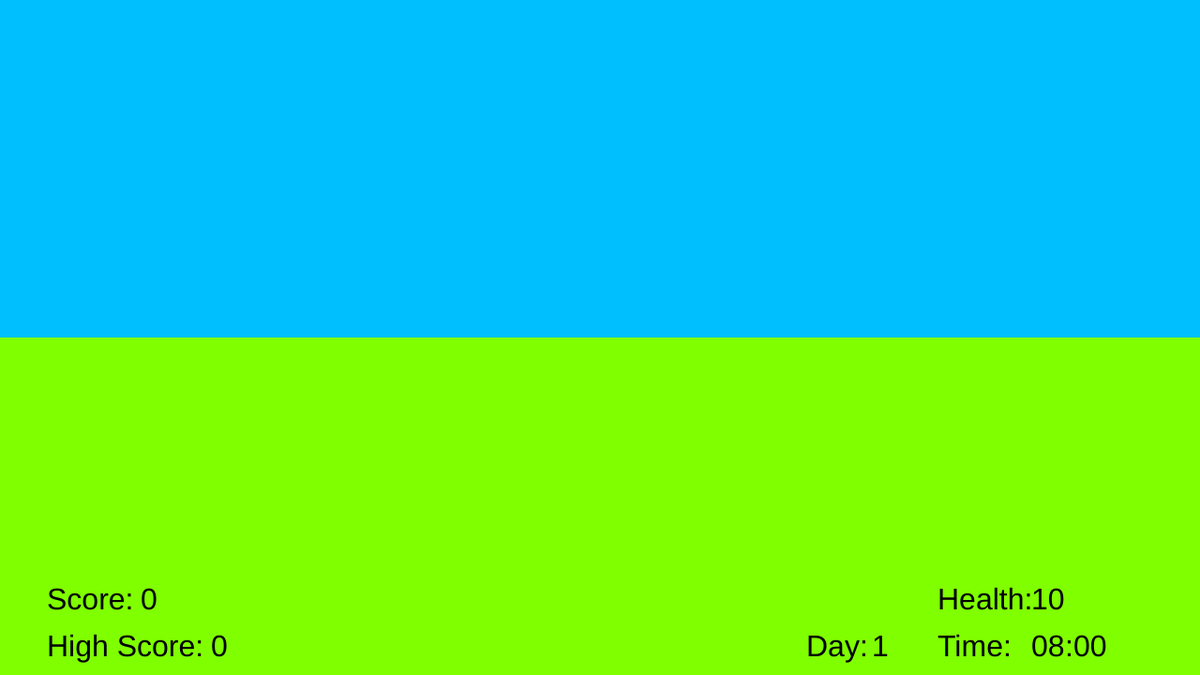
Frame 1 (no input)
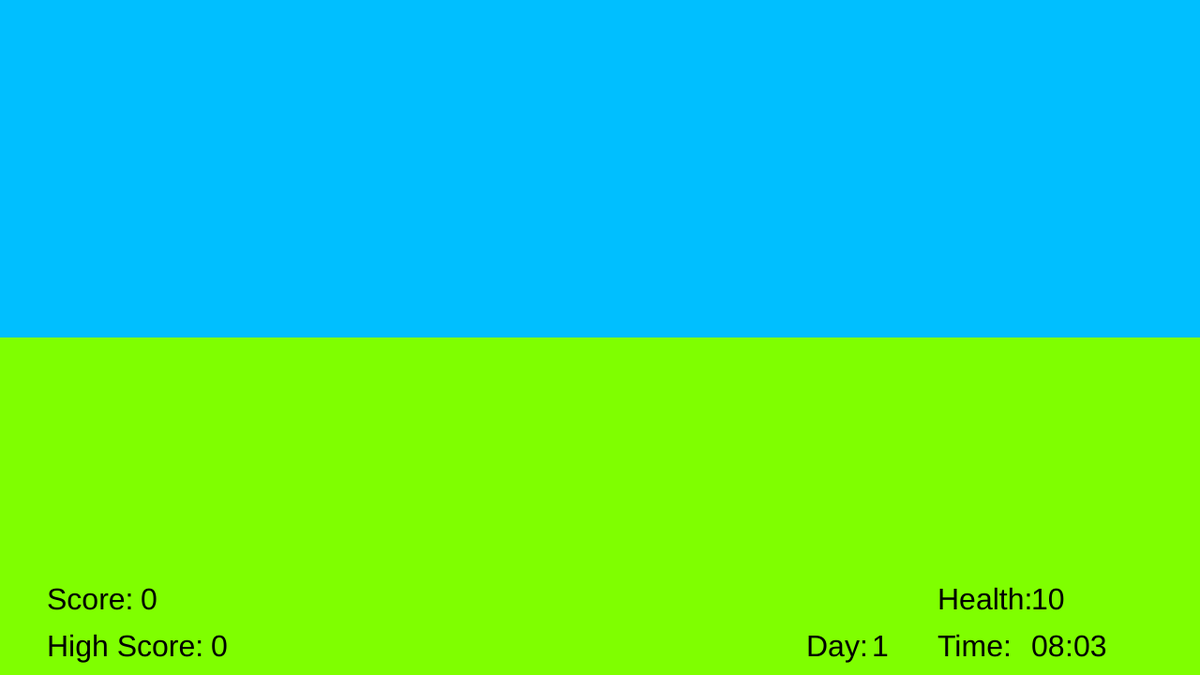
Frame 60 (no input)
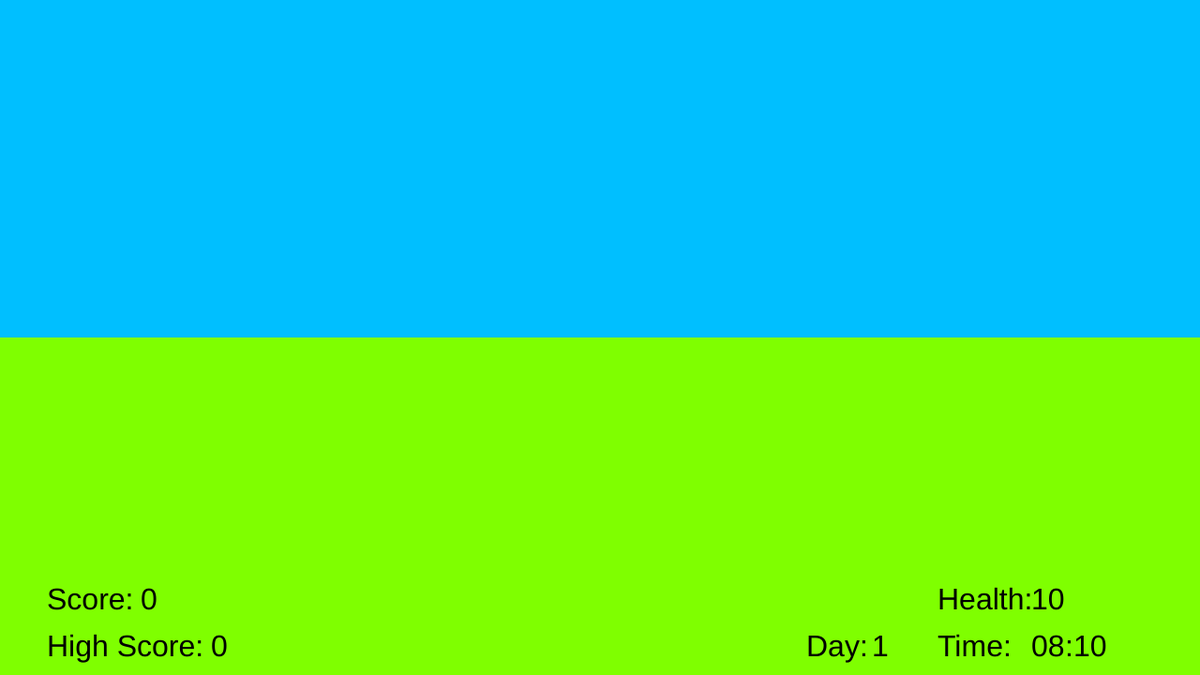
Frame 120 (the mouse pressed at the canvas centre since frame 60)

The p5.js sketch that drew these frames (run headless with seeded random() and noise() and a simulated clock; from frame 60 on, the mouse is pressed at the canvas centre):

// p5.js sketch
// ── sketch.js
function setup() 
{
	createCanvas(1280,720);
	nuvens = [];
	estrelas = [];
	numero = 0;
	for(i=1;i<200;i++)
	{
		estrelas.push(new Estrela(random(0,width),random(0,height/2)));
	}
	window.setInterval(CriarNuvem,300);
	{
		time = 0;
		TimeConverted = 8
		Hour = 8;
		Minute = 0;
		Day = 0;
	}
	Score = 0;
	Health = 10;
	HighScore = 0;
	GameState = true;
	permission = true;
}

function ZeroNumber (Number)
{
	if(Number<10)
	{
		Number = "0" + Number;
	}
	return Number;
}

function CriarNuvem ()
{
	nuvens.push(new Nuvem(-500,0,random(1,min(sqrt(time),25))));
	time = time + 0.3;
	TimeConverted = ((24/125.6125) * time) + 8;
	Day = floor(TimeConverted/24);
	Hour = floor(TimeConverted)- 24 * Day;
	Minute = floor(60 * TimeConverted) - 60*Hour - 24*60*Day;
}

class Estrela
{
	constructor(x,y)
	{
		this.x = x;
		this.y = y;
		this.a = 0;
	}
	Draw()
	{
		noStroke();
		fill(255,255,255,this.a);
		ellipse(this.x,this.y,random(5,10),random(5,10));
	}
}

class Nuvem
{
	constructor(x,y,z)
	{
		this.x = x;
		this.y = y;
		this.z = z;
		this.sqrtz = Math.sqrt(z);
		this.size = Math.pow(2.7,(-1)*this.sqrtz) * sqrt(sqrt(random(0,1000)));
		this.x = this.x + 100*this.sqrtz;
		this.y = this.y + 100*this.sqrtz;
		if(this.y>360)
		{
			this.diference = this.y - 360;
			this.y = 360 - this.diference;
		}
		this.Redstate = false;
	}
	Draw()
	{
		noStroke();
		if(this.Redstate)
		{
			fill(255*iluminacao,0,0);
		}
		else
		{
			fill(255*iluminacao,255*iluminacao,255*iluminacao);
		}
		ellipse(this.x,              this.y,              50*this.size, 50*this.size);
		ellipse(this.x+25*this.size, this.y,              50*this.size, 50*this.size);
		ellipse(this.x,              this.y-25*this.size, 60*this.size, 60*this.size);
		ellipse(this.x-25*this.size, this.y,              55*this.size, 55*this.size);
		ellipse(this.x-50*this.size, this.y+7*this.size,  35*this.size, 35*this.size);
	}
	EstaNaNuvem(x,y)
	{
		this.flag = 0;
		if(dist(x,y,this.x,this.y)<= 50*this.size/2)
		{
			this.flag = 1;
		}
		if(dist(x,y,this.x+25*this.size,this.y) <= 50*this.size/2)
		{
			this.flag = 1;
		}
		if(dist(x,y,this.x,this.y-25*this.size)<= 60*this.size/2)
		{
			this.flag = 1;
		}
		if(dist(x,y,this.x-25*this.size,this.y)<= 55*this.size/2)
		{
			this.flag = 1;
		}
		if(dist(x,y,this.x-50*this.size,this.y+7*this.size)<= 35*this.size)
		{
			this.flag = 1;
		}
		return this.flag;
	}
}

function mousePressed ()
{
	//print(permission);
	if(GameState === false && permission === true)
	{
		GameState = true;
		Health = 10;
		Score = 0;
		nuvens.splice(0,nuvens.length);
		time = 0;
	}
	X = mouseX;
	Y = mouseY;
	for(i=1;i<nuvens.length;i++)
	{
		if(nuvens[i].EstaNaNuvem(X,Y)&&nuvens[i].Redstate === false)
		{
			nuvens[i].Redstate = true;
			Score++;
		}
	}
}

function GameOver()
{
	GameState = false;
	textSize(60);
	text('Game Over!',440,650);
	permission = false;
	window.setTimeout(function(){permission = true},2000);
}

function draw() 
{
	if(GameState === true)
	{
		iluminacao = Math.max(Math.min(cos((time-20)/20)+0.5,1),0.1);
		background(0,191*iluminacao,255*sqrt(iluminacao));
		for(i=1;i<estrelas.length;i++)
		{
			estrelas[i].a = 255*(1-iluminacao);
			estrelas[i].Draw();
		}
		for(i=1;i<nuvens.length;i++)
		{
			nuvens[i].Draw();
			nuvens[i].x = nuvens[i].x + 20/nuvens[i].z * time/100;
			if(nuvens[i].x>width+100)
			{
				if(nuvens[i].Redstate===false)
				{
					Health--;
					print(nuvens[i]);
				}
				nuvens.splice(i, 1);
			}
		}
		fill(127*iluminacao,255*iluminacao,0);
		rect(0,360,width,height-360);
		textSize(32);
		fill(0,0,0);
		text('Score:',50,650);
		text(Score,150,650);
		text('Health: ',1000,650);
		text(Health,1100,650);
		text('High Score: ',50,700);
		if(Score>HighScore)
		{
			HighScore = Score;
		}
		text(HighScore,225,700);
		text('Day: ',860,700);
		text(Day+1,930,700);
		text('Time: ',1000,700);
		text(ZeroNumber(Hour),1100,700);
		text(':',1136,700);
		text(ZeroNumber(Minute),1145,700);
		if(Health <= 0)
		{
			GameOver();
		}
	}
}
